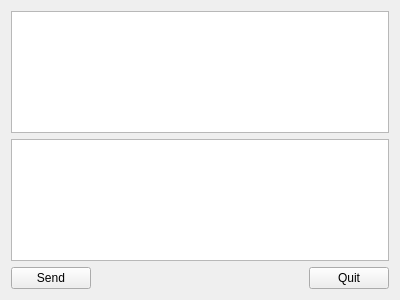
<?xml version="1.0" encoding="UTF-8"?>
<ui version="4.0">
 <class>Widget</class>
 <widget class="QWidget" name="Widget">
  <property name="geometry">
   <rect>
    <x>0</x>
    <y>0</y>
    <width>400</width>
    <height>300</height>
   </rect>
  </property>
  <property name="windowTitle">
   <string>Widget</string>
  </property>
  <layout class="QGridLayout" name="gridLayout">
   <item row="0" column="0" colspan="3">
    <widget class="QTextEdit" name="textedit_in">
     <property name="readOnly">
      <bool>true</bool>
     </property>
    </widget>
   </item>
   <item row="1" column="0" colspan="3">
    <widget class="QTextEdit" name="textedit_out"/>
   </item>
   <item row="2" column="0">
    <widget class="QPushButton" name="pushbutton_send">
     <property name="text">
      <string>Send</string>
     </property>
    </widget>
   </item>
   <item row="2" column="1">
    <spacer name="horizontalSpacer">
     <property name="orientation">
      <enum>Qt::Horizontal</enum>
     </property>
     <property name="sizeHint" stdset="0">
      <size>
       <width>40</width>
       <height>20</height>
      </size>
     </property>
    </spacer>
   </item>
   <item row="2" column="2">
    <widget class="QPushButton" name="pushbutton_quit">
     <property name="text">
      <string>Quit</string>
     </property>
    </widget>
   </item>
  </layout>
 </widget>
 <layoutdefault spacing="6" margin="11"/>
 <resources/>
 <connections/>
</ui>
